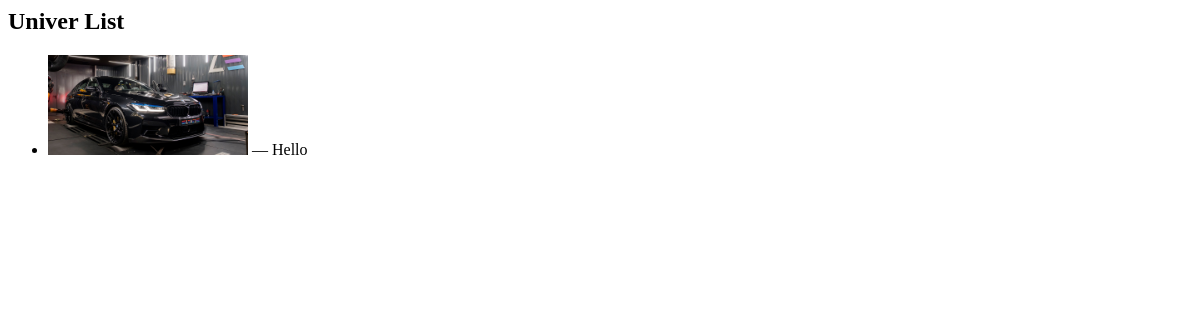
/univers/, run on an earlier commit of the app's database.
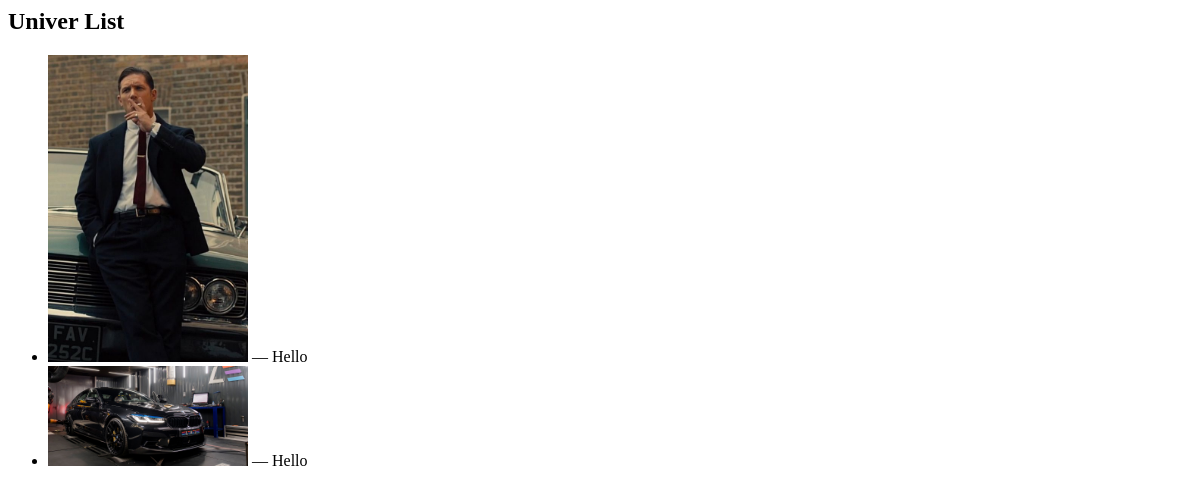
And on a later commit of the database.
### app/models.py (models this page shows)
class Xorijiy_Univer(models.Model):
    logo = models.ImageField(upload_to='media/')
    text = models.CharField(max_length=255)

class Davlat_Univer(models.Model):
    logo = models.ImageField(upload_to='media/')
    text = models.CharField(max_length=255)

### app/views.py (the view)
# urls.py: path('univers/', univerlar, name='davlat_univer'),
def univerlar(request):
    davlat = Davlat_Univer.objects.all()
    xususiy = Xususiy_Univer.objects.all()
    xorijiy= Xorijiy_Univer.objects.all()
    return render(request, 'univerlar.html', {'davlat': davlat, 'xususiy': xususiy, 'xorijiy': xorijiy})

### app/templates/univerlar.html (shortened to what this page needs)
<h2>Univer List</h2>
<ul>
  {% for item in davlat %}
    <li>
      <strong>{% if item.logo %}
        <img src="{{ item.logo.url }}" alt="{{ item.name }}" width="200">
      {% else %}
        <p>Rasm mavjud emas</p>
      {% endif %}</strong> — {{ item.text }}
    </li>
  {% endfor %}
  {% for item in xorijiy %}
    <li>
      <strong>{% if item.logo %}
        <img src="{{ item.logo.url }}" alt="{{ item.name }}" width="200">
      {% else %}
        <p>Rasm mavjud emas</p>
      {% endif %}</strong> — {{ item.text }}
    </li>
  {% endfor %}
</ul>

What changed in the data, as far as the page shows it:
added Davlat_Univer: logo (picture), text "Hello"
